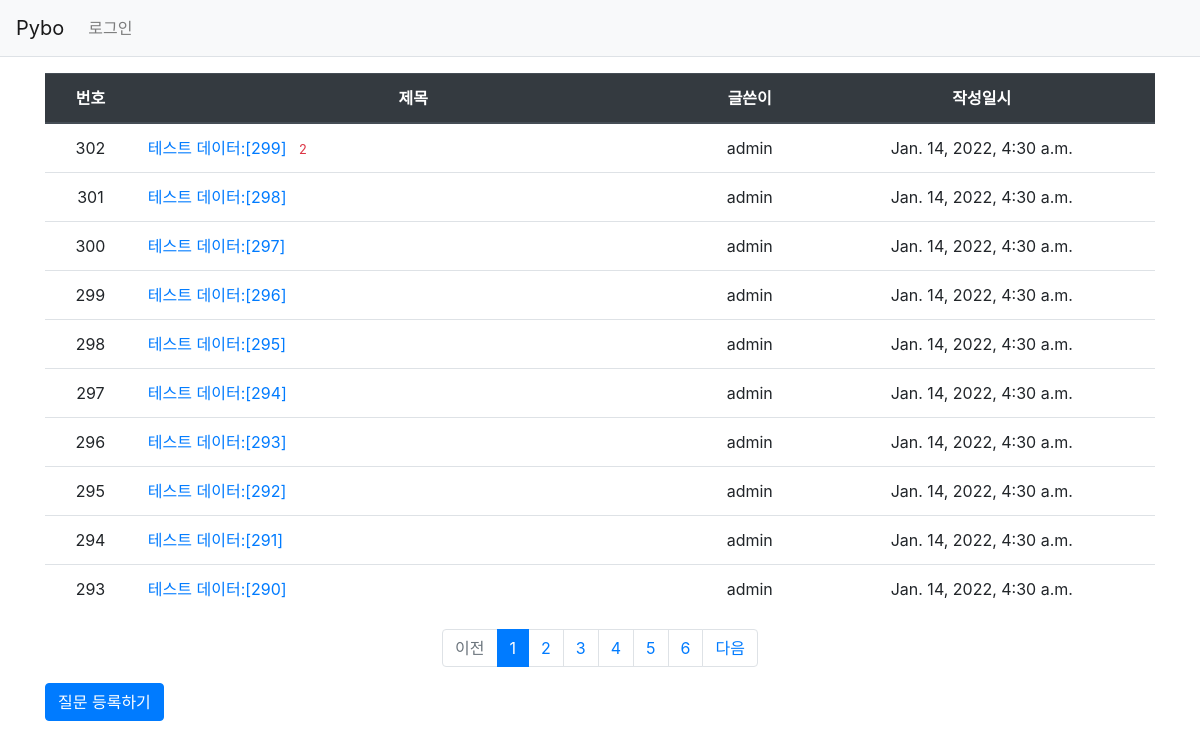
Screenshot of /pybo/ with the database file from the repository.
### pybo/models.py (models this page shows, shortened)
class Question(models.Model):
    author = models.ForeignKey(User, on_delete=models.CASCADE)
    modify_date = models.DateTimeField(null=True, blank=True)
    subject = models.CharField(max_length=200)
    content = models.TextField()
    create_date = models.DateTimeField()

### pybo/views/base_views.py (the view)
# urls.py: path('', base_views.index, name='index'),
def index(request):
    page = request.GET.get('page','1') #page
    question_list = Question.objects.order_by('-create_date')
    paginator = Paginator(question_list, 10) #10 contents/page
    page_obj = paginator.get_page(page)
    context = {'question_list': page_obj}
    return render(request, 'pybo/question_list.html', context)

### pybo/templatetags/pybo_filter.py (called while the page is built)
@register.filter
def sub(value, arg):
    return value - arg

### templates/pybo/question_list.html
{% extends 'base.html' %}
{% load pybo_filter %}
{% block content %}
<div class="container my-3">
    <table class="table">
        <thead>
        <tr class="text-center thead-dark">
            <th>번호</th>
            <th style="width:50%">제목</th>
            <th>글쓴이</th>
            <th>작성일시</th>
        </tr>
        </thead>
        <tbody>
        {% if question_list %}
        {% for question in question_list %}
        <tr class="text-center">
            <td>
                {{ question_list.paginator.count|sub:question_list.start_index|sub:forloop.counter0|add:1 }}
            </td>
            <td class="text-left">
                <a href="{% url 'pybo:detail' question.id %}">{{ question.subject }}</a>
                {% if question.answer_set.count > 0 %}
                <span class="text-danger small ml-2">{{ question.answer_set.count }}</span>
                {% endif %}
            </td>
            <td>{{ question.author.username }}</td>
            <td>{{ question.create_date }}</td>
        </tr>
        {% endfor %}
        {% else %}
        <tr>
            <td colspan="3">질문이 없습니다.</td>
        </tr>
        {% endif %}
        </tbody>
    </table>
    <ul class = "pagination justify-content-center">
        {% if question_list.has_previous %}
        <li class = "page-item">
            <a class="page-link" href="?page={{ question_list.previous_page_number }}">이전</a>
        </li>
        {% else %}
        <li class="page-item disabled">
            <a class="page-link" tabindex="-1" aria-disabled="true" href="#">이전</a>
        </li>
        {% endif %}
        {% for page_number in question_list.paginator.page_range %}
        {% if page_number >= question_list.number|add:-5 and page_number <= question_list.number|add:5 %}
            {% if page_number == question_list.number %}
            <li class = "page-item active" aria-current="page">
                <a class="page-link" href="?page={{ page_number }}">{{ page_number }}</a>
            </li>
            {% else %}
            <li class = "page-item">
                <a class="page-link" href="?page={{ page_number }}">{{ page_number }}</a>
            </li>
            {% endif %}
        {% endif %}
        {% endfor %}
        {% if question_list.has_next %}
        <li class="page-item">
            <a class="page-link" href="?page={{ question_list.next_page_number }}">다음</a>
        </li>
        {% else %}
        <li class="page-item disabled">
            <a class="page-link" tabindex="-1" aria-disabled="true" href="#">다음</a>
        </li>
        {% endif %}
    </ul>
    <a href="{% url 'pybo:question_create' %}" class="btn btn-primary">질문 등록하기</a>
</div>
{% endblock %}

### templates/base.html (shortened to what this page needs)
{% load static %}
<!DOCTYPE html>
<html lang="ko">
<head>
    <link rel="stylesheet" type="text/css" href="{% static 'bootstrap.min.css' %}">
    <link rel="stylesheet" type="text/css" href="{% static 'style.css' %}">
</head>
<body>
{% include "navbar.html" %}
{% block content %}
{% endblock %}
</body>
</html>

### templates/navbar.html (shortened to what this page needs)
<nav class="navbar navbar-expand-lg navbar-light bg-light border-bottom">
    <a class="navbar-brand" href="{% url 'pybo:index' %}">Pybo</a>
    <div class="collapse navbar-collapse flex-grow-0" id="navbarNav">
        <ul class="navbar-nav">
            <li class="nav-item">
                {% if user.is_authenticated %}
                <a class="nav-link" href="{% url 'common:logout' %}">{{ user.username }}(로그아웃)</a>
                {% else %}
                <a class="nav-link" href="{% url 'common:login' %}">로그인</a>
                {% endif %}
            </li>
        </ul>
    </div>
</nav>

### rows the page displays
Question: paginator.count|sub "302", subject "테스트 데이터:[299]", answer_set.count "2", author.username "admin", create_date "Jan. 14, 2022, 4:30 a.m."
Question: paginator.count|sub "301", subject "테스트 데이터:[298]", author.username "admin", create_date "Jan. 14, 2022, 4:30 a.m."
Question: paginator.count|sub "300", subject "테스트 데이터:[297]", author.username "admin", create_date "Jan. 14, 2022, 4:30 a.m."
Question: paginator.count|sub "299", subject "테스트 데이터:[296]", author.username "admin", create_date "Jan. 14, 2022, 4:30 a.m."
Question: paginator.count|sub "298", subject "테스트 데이터:[295]", author.username "admin", create_date "Jan. 14, 2022, 4:30 a.m."
Question: paginator.count|sub "297", subject "테스트 데이터:[294]", author.username "admin", create_date "Jan. 14, 2022, 4:30 a.m."
Question: paginator.count|sub "296", subject "테스트 데이터:[293]", author.username "admin", create_date "Jan. 14, 2022, 4:30 a.m."
Question: paginator.count|sub "295", subject "테스트 데이터:[292]", author.username "admin", create_date "Jan. 14, 2022, 4:30 a.m."
Question: paginator.count|sub "294", subject "테스트 데이터:[291]", author.username "admin", create_date "Jan. 14, 2022, 4:30 a.m."
Question: paginator.count|sub "293", subject "테스트 데이터:[290]", author.username "admin", create_date "Jan. 14, 2022, 4:30 a.m."

### other values shown
{{ page_number }} "1"
{{ page_number }} "2" "3" "4" "5" "6"
